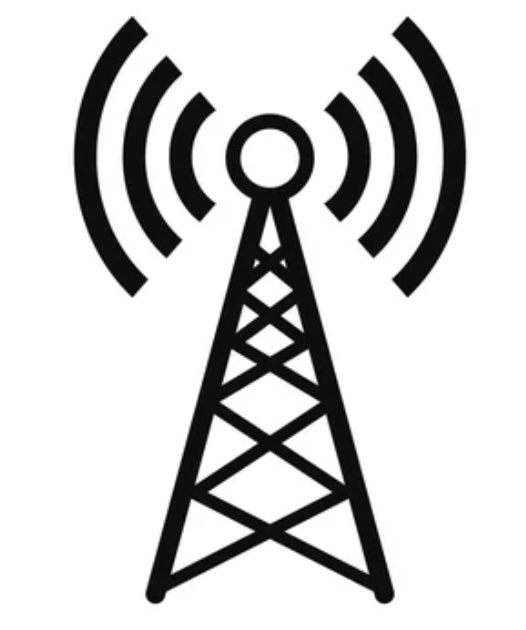
#> input picture Tower.jpg, 526 x 630 px
$ python RadarSlots.py
#> lines starting #> are read from the running program, lines starting #| are printed output that depends on the picture
#!/usr/bin/python3
#Script Used to graph 5G TDD slot patterns, and calculate symbol interfeerence based on radar charcterisitics.
__author__ = "Eric Forbes"
__version__ = "0.1.0"
__license__ = "MIT"
import matplotlib
import matplotlib.image as mpimg
import matplotlib.pyplot as plt
import matplotlib.patches as patches
import matplotlib.cbook as cbook
import math
import argparse

### Slots Structures
SubFramePattern = "DDDSUDDSUU"
SpecialSubFramePattern = "DDDDDDGGGGUUUU"

#Slot Len Checks
if len(SubFramePattern) != 10: print("SubFramePattern {} ! len=10".format(SubFramePattern));exit()
if len(SpecialSubFramePattern) != 14: print("SpecialSubFramePattern {} ! len=14".format(SpecialSubFramePattern));exit()

#UE
UeDistance = 15e3 # (m)
SpeedOfLight = 299792458 # (m/s)
UePropDelay = 1e6 * UeDistance/(SpeedOfLight) # (us)

##Radar
RadarPW = 40 #uS
RadarPRI_Hz = 640 #Hz
RadarPRI_s = (1/RadarPRI_Hz )*1e6
RadarOffset = 400#uS

### Colors
cpColor = 'c'
syColor = 'b'

## Numerology
numerology = 1
Tc = 1/(480 * 1000 * 4096) #Basic NR time Unit
CpNormal        = Tc * 1e6 * 144 * 64 * pow(2,-numerology) #uS
CpLong          = Tc * 1e6 * (144+16) * 64 * pow(2,-numerology)   #uS
SymbolDuration  = Tc * 1e6 * 2048 * 64 * pow(2,-numerology) #uS
SCS = 15*pow(2,numerology)
#For Reference: See https://www.techplayon.com/5g-nr-cyclic-prefix-cp-design/
# numParams_NorCP_dict = {
#     0: { "SCS": 15, "symbolDur": 66.6667, "cpDurL": 5.2,  "cpDurN": 4.69, "OFDMDur": 71.35},
#     1: { "SCS": 30, "symbolDur": 33.3333, "cpDurL": 2.86, "cpDurN": 2.34, "OFDMDur": 35.68},
#     2: { "SCS": 60, "symbolDur": 16.6667, "cpDurL": 1.69, "cpDurN": 1.17, "OFDMDur": 17.84},
#     3: { "SCS": 120,"symbolDur": 08.3333, "cpDurL": 1.11, "cpDurN": 0.59, "OFDMDur": 8.92},
#     4: { "SCS": 240,"symbolDur": 04.1711, "cpDurL": 0.81, "cpDurN": 0.29, "OFDMDur": 4.46}
# }


#Setting Variables
print("Symbol Duration:{} CP Normal:{} CP Long:{}".format(SymbolDuration,CpNormal,CpLong))
symbolsPerSlot = 14
symbolYheight = 5
#symbolYindex = 0


def plotSymbol(ax,printIndex,index,Yindex,cpColor,syColor):
    # index = numPar["OFDMDur"]
    if printIndex == 0 or printIndex == 7:
        cpDuration = CpLong
    else:
        cpDuration = CpNormal
    print(printIndex,cpDuration)
    cp = plt.Rectangle((index, Yindex), cpDuration, SCS, fill=True, color = cpColor)
    symbol = plt.Rectangle((index+cpDuration, Yindex), SymbolDuration, SCS, fill=True, color = syColor)
    ax.add_patch(cp)
    ax.add_patch(symbol)
    return index+SymbolDuration+cpDuration

def plotGuardSymbol(ax,printIndex,index,Yindex,cpColor,syColor):
    # index = numPar["OFDMDur"]
    if printIndex == 0 or printIndex == 7:
        cpDuration = CpLong
    else:
        cpDuration = CpNormal
    print(printIndex,cpDuration)
    guardTime = cpDuration + SymbolDuration
    cp = plt.Rectangle((index, Yindex), guardTime, SCS, fill=False)
    # symbol = plt.Rectangle((index+cpDuration, symbolYindex), SymbolDuration, SCS, fill=True, color = syColor)
    ax.add_patch(cp)
    # ax.add_patch(symbol)
    return index+guardTime

def plot5GSlotAnnotations(ax,startIndex,stopIndex,slotIndexText,slotTypeText):
    print("Annotation Start:{} Stop:{}".format(startIndex,stopIndex))
    arr = patches.FancyArrowPatch((startIndex, SCS+10), (stopIndex, SCS+10),
                               arrowstyle='|-|', mutation_scale=10,
                               shrinkA=0,shrinkB=0
                               )
    ax.add_patch(arr)
    ax.annotate(slotIndexText, (startIndex+(stopIndex-startIndex)/2, SCS+10), ha='center', va='bottom')
    ax.annotate(slotTypeText, (startIndex+(stopIndex-startIndex)/2, SCS+20), ha='center', va='bottom')
    return

def plotSlot(ax,slotIndexText,startIndex,stopIndex):
    arr = patches.FancyArrowPatch((startIndex, SCS+3), (stopIndex, SCS+3),
                               arrowstyle='|-|', mutation_scale=2,
                               shrinkA=0,shrinkB=0
                               )
    ax.add_patch(arr)
    ax.annotate(slotIndexText, (startIndex+(stopIndex-startIndex)/2, SCS+3), ha='center', va='bottom')
    return

def plot5GTDD(ax,xaxisOffset,yaxisOffset,bool_plotSlot):
    print("Graphing 5G TDD...")
    slotNum = 0
    printIndex = xaxisOffset
    for slotType in SubFramePattern:
        SlotStartIndex = printIndex
        print(slotType,slotNum)
        if slotType == 'D':
            for i in range((pow(2,numerology))):
                slotStartIndex = printIndex
                for j in range(symbolsPerSlot):
                    print(j,printIndex);printIndex = plotSymbol(ax,j,printIndex,yaxisOffset,'c','b')
                if(bool_plotSlot):plotSlot(ax,"S"+str(i),slotStartIndex,printIndex)
        if slotType == 'U':
            for i in range((pow(2,numerology))):
                slotStartIndex = printIndex
                for j in range(symbolsPerSlot):
                    print(j,printIndex);printIndex = plotSymbol(ax,j,printIndex,yaxisOffset,'pink','red')
                if(bool_plotSlot):plotSlot(ax,"S"+str(i),slotStartIndex,printIndex)
        if slotType == 'S':
            j = 0
            slotStartIndex = printIndex
            slotCnt = 0
            for symbol in SpecialSubFramePattern:
                print(j,printIndex)
                if symbol == 'D': cpColor = 'c';syColor = 'b'
                if symbol == 'U': cpColor = 'pink'; syColor = 'r'
                if symbol == 'G': cpColor = 'w'; syColor = 'w'
                for s in range((pow(2,numerology))):
                    if symbol!= 'G' : printIndex = plotSymbol(ax,j,printIndex,yaxisOffset,cpColor,syColor)
                    else: printIndex = plotGuardSymbol(ax,j,printIndex,yaxisOffset,cpColor,syColor)
                    slotCnt += 1
                    if slotCnt%symbolsPerSlot == 0:
                        if(bool_plotSlot):plotSlot(ax,"S"+str(int((slotCnt-symbolsPerSlot)/symbolsPerSlot)),slotStartIndex,printIndex);
                        slotStartIndex = printIndex
                j += 1
            # plotSlot(ax,"S"+str(j),slotStartIndex,printIndex)

        SlotStopIndex = printIndex
        if(bool_plotSlot):plot5GSlotAnnotations(ax,SlotStartIndex,SlotStopIndex,"SF "+str(slotNum),slotType)
        slotNum +=1
        print(printIndex)

def plotPictures(ax,name,x0,x1,y0,y1):
    image = mpimg.imread(name)
    extent = [x0,x1,y0,y1]
    ax.imshow(image, extent=extent, interpolation='none', aspect='auto')
    return

def plotPulseRadar(ax,Yindex,RadarHeight,RadarColor):
    print("Graphing Radar Pulses...")
    Index = 0 + RadarOffset
    RadarGraphRange = 10000
    while Index < RadarGraphRange:
        Pulse = plt.Rectangle((Index, Yindex), RadarPW, RadarHeight, fill=True, color = RadarColor)
        ax.add_patch(Pulse)
        Index += RadarPW + RadarPRI_s
        # if Index > RadarGraphRange: return

def addLegend(ax):
    textSize = 5
    #first legend
    Downlink = patches.Patch(color='blue', label='Downlink')
    Uplink = patches.Patch(color='red',label='Uplink')
    Guard = patches.Patch(color='black',fill=None,label='Guard')
    Radar = patches.Patch(color='green',label='Radar Pulse')
    ax.add_artist(ax.legend(handles=[Downlink,Uplink,Guard,Radar], loc='upper right',fontsize=textSize))

    #second legend
    SFAllocation = patches.Patch(color='white',label =  ('SF Allocation: '+SubFramePattern))
    SpecialSymbol = patches.Patch(color='white',label = ('Special Ptrn  : '+SpecialSubFramePattern))
    RadarPulseWidth = patches.Patch(color='white',label =        ('Radar PW  : '+str(RadarPW) +" "+ chr(956)+"S"))
    RadarPulseWithInterval = patches.Patch(color='white',label = ('Radar PRI  : '+str(RadarPRI_Hz)+" Hz"))
    RadarOffsetLgnd = patches.Patch(color='white',label =        ('Radar Offset: '+str(RadarOffset)+" "+chr(956)+"S"))
    ax.add_artist(ax.legend(handles=[SFAllocation,SpecialSymbol,RadarPulseWidth,RadarPulseWithInterval,RadarOffsetLgnd],loc='upper left',fontsize=textSize) )

    #third Legend
    UeDistanceLgnd = patches.Patch(color='white',label =  ('UE Distance: '+str(UeDistance/1e3) + "km"))
    UePropDelayLgnd = patches.Patch(color='white',label = ('UE PropDelay: '+str(int(UePropDelay)) + chr(956)+"S"))
    ax.legend(handles=[UeDistanceLgnd,UePropDelayLgnd],loc='lower left',fontsize=textSize)

    return

def main(args):
    # RadarPW = args.RadarPW
    # print(RadarPW,args.RadarPW)
    fig = plt.figure(figsize=(25,5))
    ax = fig.add_subplot(1, 1, 1)
    ax.set_xlim(-500,10200)
    ax.set_ylim(-70,pow(2,numerology)*15+60)
    plt.ylabel("SCS Freq (kHz)")
    plt.xlabel(chr(956)+"S")
    plot5GTDD(ax,0,0,True)
    plot5GTDD(ax,UePropDelay,- (15*pow(2,numerology) + 10),False)
    plotPulseRadar(ax,-60,10,'g')
    plotPictures(ax,'Tower.jpg',-400,-50,5,25)
#> in plotPictures, image is the input picture: shape (630, 526, 3); min 0, max 255, mean 209
    plotPictures(ax,'Ue.jpg',-350,-50,-35,-20)
#> call 2 of plotPictures, with name = 'Ue.jpg', x0 = -350, x1 = -50, y0 = -35, y1 = -20
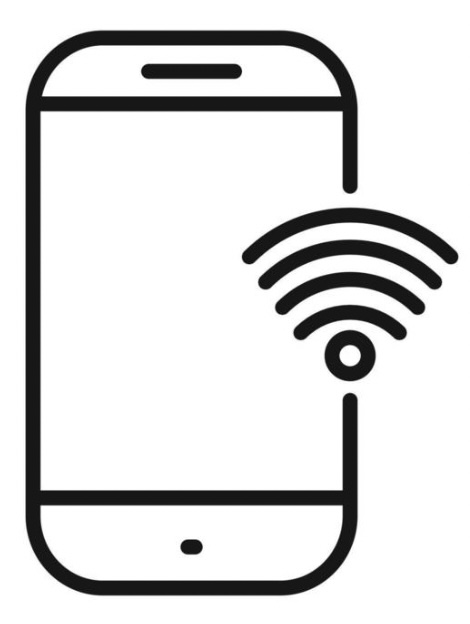
#> input picture UE.jpg, 470 x 624 px, found by its file name
#> in plotPictures, image is the input picture: shape (624, 470, 3); min 6, max 255, mean 219.7

    addLegend(ax)
    print("Showing Plot")
    plt.show()
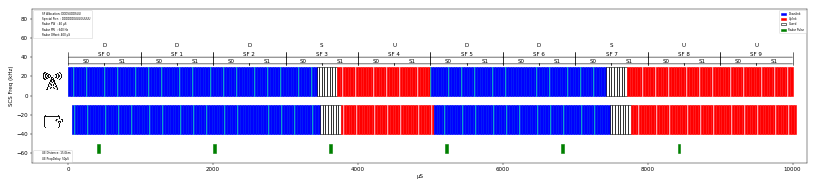
#> figure drawn by matplotlib, 1 panel

if __name__ == "__main__":
    """ This is executed when run from the command line """
    parser = argparse.ArgumentParser()

    # Required positional argument
    # parser.add_argument("arg", help="Required positional argument")

    # Optional argument flag which defaults to False
    parser.add_argument("-f", "--flag", action="store_true", default=False)

    # Optional argument which requires a parameter (eg. -d test)
    # parser.add_argument("--RadarPW", action="store", default=40, type=int, help="Radar Pulse Width in uS")

    # Optional verbosity counter (eg. -v, -vv, -vvv, etc.)
    parser.add_argument(
        "-v",
        "--verbose",
        action="count",
        default=0,
        help="Verbosity (-v, -vv, etc)")

    # Specify output of "--version"
    parser.add_argument(
        "--version",
        action="version",
        version="%(prog)s (version {version})".format(version=__version__))

    args = parser.parse_args()
    main(args)
